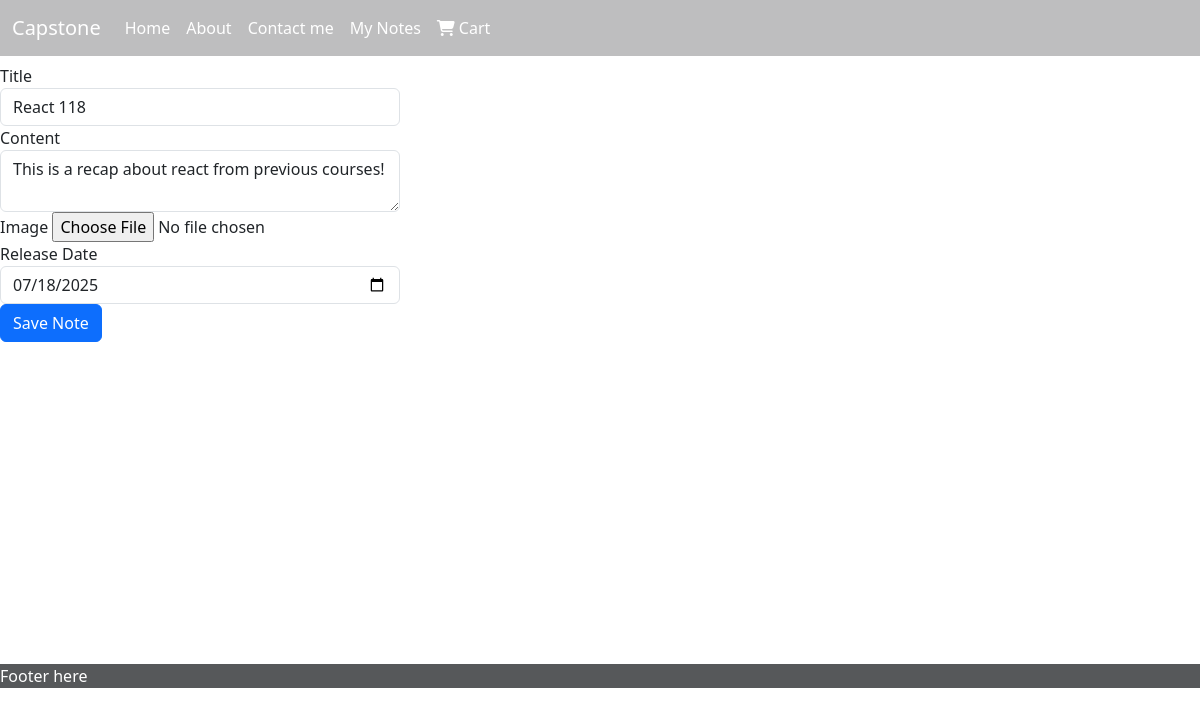
The page /notes/update/2/ on the database its author committed.
### notes/models.py (models this page shows, shortened)
class Note(models.Model):
    title = models.CharField(max_length=70)
    content = models.TextField()
    created_on = models.DateTimeField(auto_now_add=True)
    image = models.ImageField(upload_to="notes/", blank=True, null=True)
    author = models.ForeignKey(User, on_delete=models.CASCADE, null=True, blank=True)
    release_date = models.DateField(null=True, blank=True)

### notes/views.py (the view)
# urls.py: path('update/<int:pk>/', views.NoteUpdate.as_view(), name="note_update"),
class NoteUpdate(UpdateView):
    template_name = "notes/edit.html"
    model = Note
    success_url = reverse_lazy("note_list")
    fields = ["title", "content", "image", "release_date"]

### templates/notes/edit.html (shortened to what this page needs)
{% extends 'base.html' %}
{% load static %}
{% block css %}
<link rel="stylesheet" href="{% static 'css/notes.css' %}">
{% endblock %}
{% block content %}
<div class="note-create">
    <form method="POST" enctype="multipart/form-data">
        <div class="col-md-4">
            <div class="form-group">
                <label for="title">Title</label>
                <input type="text" class="form-control" id="title" name="title" value="{{note.title}}">
            </div>
            <div class="form-group">
                <label for="content">Content</label>
                <textarea class="form-control" id="content" name="content">{{note.content}}</textarea>
            </div>
            <div class="form-group">
                <label for="image">Image</label>
                <input type="file" class="form-control-file" id="image" name="image" value="{{note.image}}">
            </div>
            <div class="form-group">
                <label for="release_date">Release Date</label>
                <input type="date" class="form-control" id="release_date" name="release_date"
                    value="{{note.release_date|date:'Y-m-d'}}">
            </div>
            <button class="btn btn-primary">Save Note</button>
        </div>
    </form>
</div>
{% endblock %}

### static/css/main.css (style rules this page uses)
html, body { padding: 0; margin: 0; min-height: 100vh; }

### rows shown on the page
Note: title "React 118", content "This is a recap about react from previous courses!", release_date "07/18/2025"
